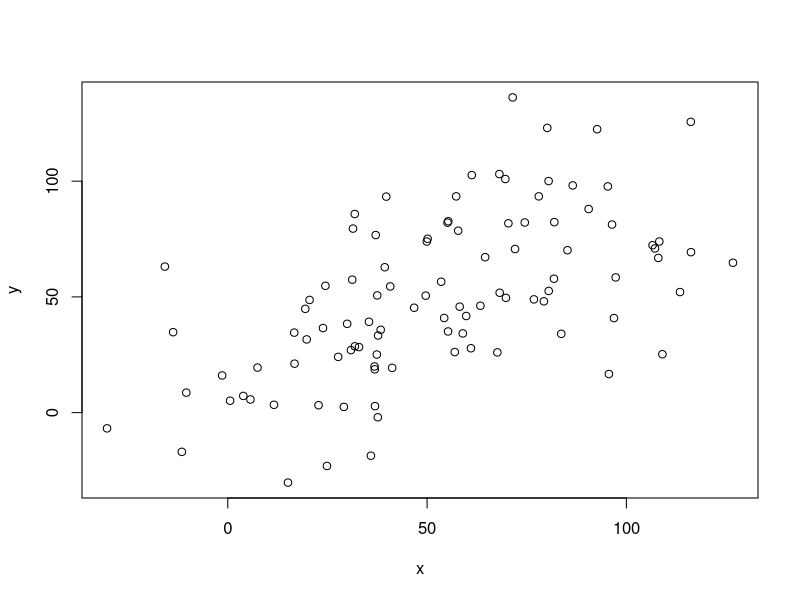
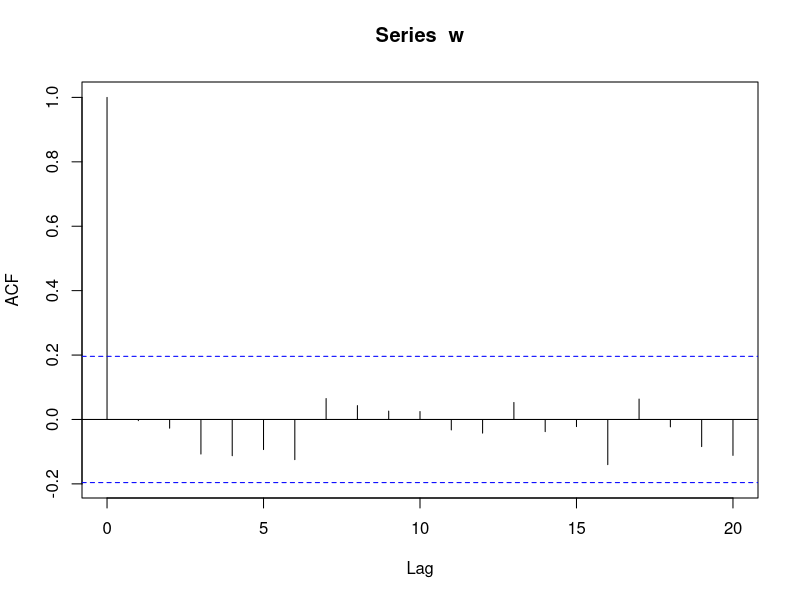
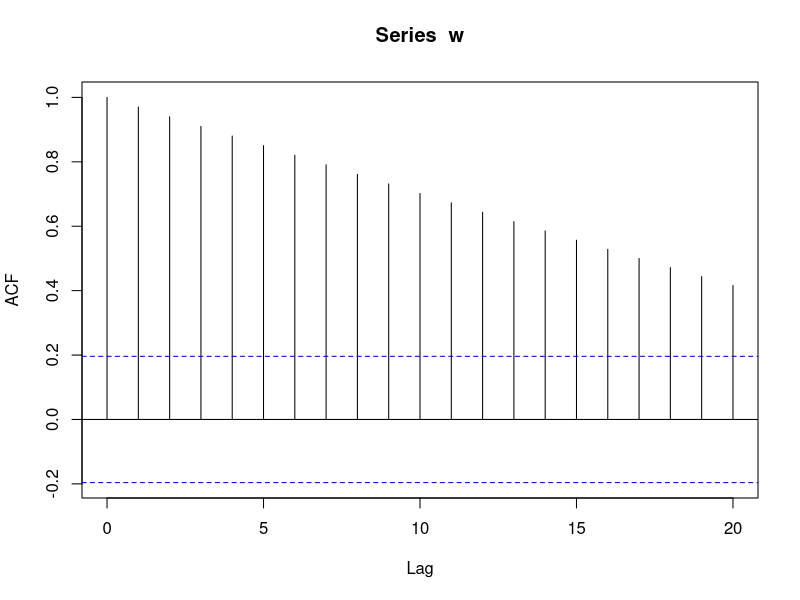
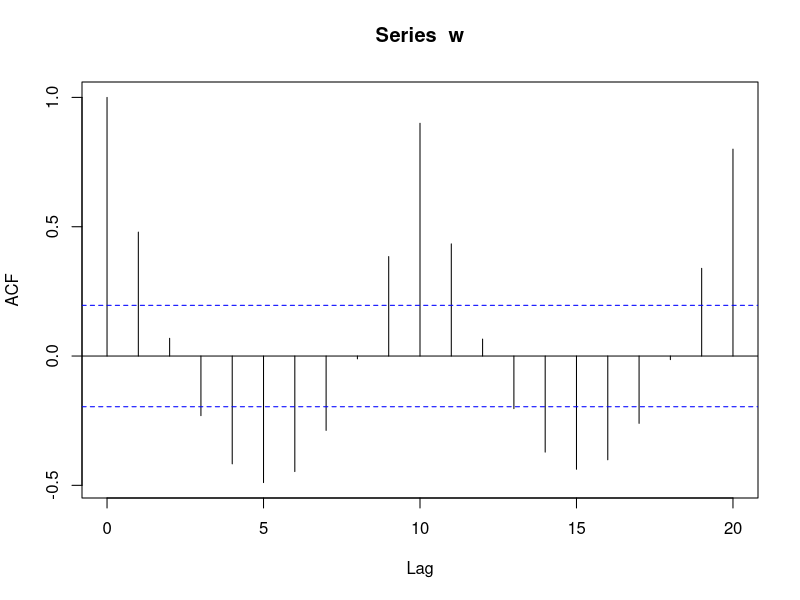

These figures' R source, in order:
## ---- chunk 1
knitr::opts_chunk$set(echo = TRUE)
## ---- chunk 2
set.seed(1)
x = seq(1,100)+20.0*rnorm(1:100)
set.seed(2)
y <- seq(1,100)+20.0*rnorm(1:100)
plot(x,y)
cov(x,y)

#Correlogram showing no trend and cycle
set.seed(1)
w <- rnorm(100)
acf(w)

#Correlogram showing trend
w <- seq(1,100)
acf(w)

#Correlogram showing cycle
w <- rep(1:10,10)
acf(w)

